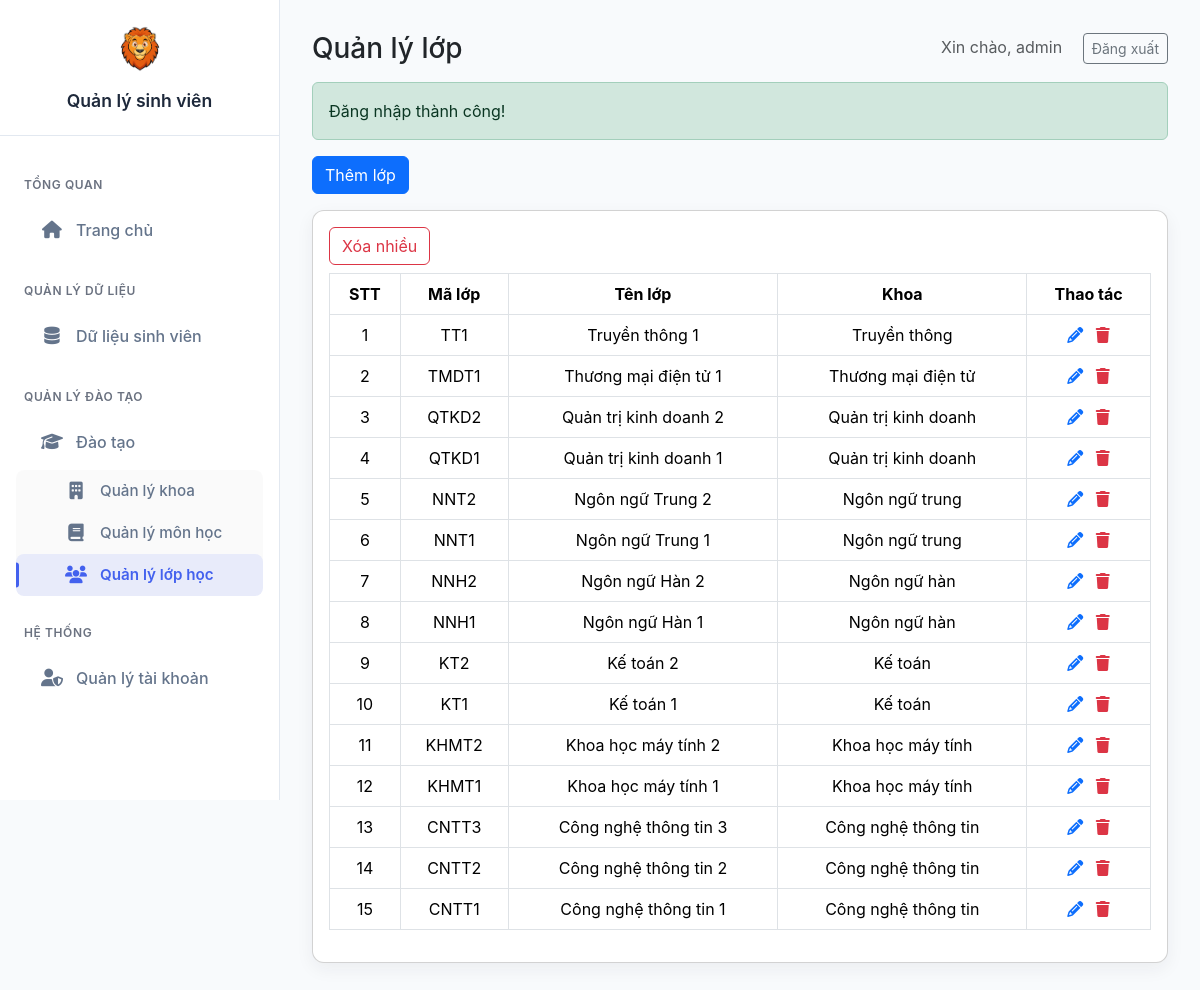
The page /views/class.php (signed in) on the database its author committed.
### tables this page shows
CREATE TABLE `classes` (
  `id` int(11) NOT NULL AUTO_INCREMENT,
  `class_code` varchar(20) NOT NULL,
  `class_name` varchar(100) NOT NULL,
  `department_id` int(11) DEFAULT NULL,
  `created_at` timestamp NOT NULL DEFAULT current_timestamp(),
  `updated_at` timestamp NOT NULL DEFAULT current_timestamp() ON UPDATE current_timestamp(),
  PRIMARY KEY (`id`),
  UNIQUE KEY `class_code` (`class_code`),
  KEY `department_id` (`department_id`),
  CONSTRAINT `classes_ibfk_1` FOREIGN KEY (`department_id`) REFERENCES `departments` (`id`) ON DELETE SET NULL ON UPDATE CASCADE
);

CREATE TABLE `departments` (
  `id` int(11) NOT NULL AUTO_INCREMENT,
  `department_code` varchar(20) NOT NULL,
  `department_name` varchar(100) NOT NULL,
  `created_at` timestamp NOT NULL DEFAULT current_timestamp(),
  `updated_at` timestamp NOT NULL DEFAULT current_timestamp() ON UPDATE current_timestamp(),
  PRIMARY KEY (`id`),
  UNIQUE KEY `department_code` (`department_code`)
);

### functions/auth.php (called while the page is built, shortened)
<?php
function getCurrentUser()
{
    if (isset($_SESSION['user_id']) && isset($_SESSION['username'])) {
        return [
            'id' => $_SESSION['user_id'],
            'username' => $_SESSION['username'],
            'role' => $_SESSION['role'] ?? null
        ];
    }
    return null;
}
?>

### functions/class_functions.php (called while the page is built, shortened)
<?php
function getAllClasses()
{
    $conn = getDbConnection();
    $sql = "SELECT c.id, c.class_code, c.class_name, c.department_id, d.department_name " .
        "FROM classes c LEFT JOIN departments d ON c.department_id = d.id ORDER BY c.id DESC";
    $result = mysqli_query($conn, $sql);
    $classes = [];
    if ($result && mysqli_num_rows($result) > 0) {
        while ($r = mysqli_fetch_assoc($result)) {
            $classes[] = $r;
        }
    }
    return $classes;
}
?>

### views/class.php (the view, shortened to what this page needs)
<?php
require_once __DIR__ . '/../functions/class_functions.php';
$classes = getAllClasses();
?>
<!doctype html>
<html lang="vi">
<head>
    <link href="https://cdn.jsdelivr.net/npm/bootstrap@5.3.3/dist/css/bootstrap.min.css" rel="stylesheet">
    <link href="https://cdnjs.cloudflare.com/ajax/libs/font-awesome/6.4.0/css/all.min.css" rel="stylesheet">
</head>
<body>
    <div class="d-flex">
        <?php include __DIR__ . '/admin_menu.php'; ?>
        <div class="flex-grow-1 dashboard-main">
            <div class="d-flex justify-content-between align-items-center mb-3">
                <h3 class="m-0">Quản lý lớp</h3>
                <div>
                    <span class="me-3 text-muted">Xin chào,
                        <?php $u = getCurrentUser();
                        echo htmlspecialchars($u['username'] ?? ''); ?></span>
                    <a class="btn btn-outline-secondary btn-sm" href="/BTL_17-09/handle/logout_process.php">Đăng
                        xuất</a>
                </div>
            </div>
            <?php if (isset($_SESSION['success'])): ?>
                <div class="alert alert-success"><?php echo $_SESSION['success'];
                unset($_SESSION['success']); ?></div>
            <?php endif; ?>
            <div class="mb-3">
                <a href="class/class_create.php" class="btn btn-primary">Thêm lớp</a>
            </div>
            <div class="card card-ghost p-3">
                <div class="d-flex justify-content-between mb-2">
                    <div>
                        <button id="toggleBulk" class="btn btn-outline-danger">Xóa nhiều</button>
                    </div>
                </div>
                <form id="bulkForm" method="POST" action="/BTL_17-09/handle/class_process.php">
                    <div class="table-responsive">
                        <table class="table table-bordered" style="text-align: center;">
                            <thead>
                                <tr>
                                    <th>STT</th>
                                    <th>Mã lớp</th>
                                    <th>Tên lớp</th>
                                    <th>Khoa</th>
                                    <th>Thao tác</th>
                                </tr>
                            </thead>
                            <tbody>
                                <?php if (count($classes) === 0): ?>
                                    <tr>
                                        <td colspan="5" class="text-center p-4">Không có dữ liệu</td>
                                    </tr>
                                <?php else:
                                    foreach ($classes as $i => $c): ?>
                                        <tr>
                                            <td><?php echo $i + 1; ?></td>
                                            <td><?php echo htmlspecialchars($c['class_code']); ?></td>
                                            <td><?php echo htmlspecialchars($c['class_name']); ?></td>
                                            <td><?php echo htmlspecialchars($c['department_name'] ?? ''); ?></td>
                                            <td>
                                                <a href="class/class_edit.php?id=<?php echo $c['id']; ?>" class="text-primary"
                                                    title="Sửa"><i class="fa fa-pencil"></i></a>
                                                <a href="../handle/class_process.php?delete=1&id=<?php echo $c['id']; ?>"
                                                    class="text-danger ms-2" onclick="return confirm('Xóa lớp này?')"
                                                    title="Xóa"><i class="fa fa-trash"></i></a>
                                            </td>
                                        </tr>
                                    <?php endforeach; endif; ?>
                            </tbody>
                        </table>
                    </div>
                </form>
            </div>
        </div>
    </div>
</body>
</html>

### views/class.php (style rules this page uses)
body { background: #f6f8fa; }
.card-ghost { border-radius: 12px; box-shadow: 0 6px 18px rgba(30, 41, 59, 0.06); }
.dashboard-main { padding: 24px; }

### views/admin_menu.php (style rules this page uses)
:root { --primary-color: #4361ee; --primary-hover: #3851d0; --secondary-color: #6b7280; --accent-color: #f59e0b; --success-color: #10b981; --background-light: #f8fafc; --background-white: #ffffff; --text-dark: #1e293b; --text-light: #64748b; --border-color: #e2e8f0; --shadow-sm: 0 1px 3px rgba(0,0,0,0.1); --shadow-md: 0 4px 6px -1px rgba(0,0,0,0.1); --transition: all 0.3s ease; }
body { background: var(--background-light); font-family: 'Inter', sans-serif; }
.dashboard-main { margin-left: 280px; padding: 2rem; transition: var(--transition); }

### rows shown on the page
classes: class_code "TT1", class_name "Truyền thông 1", department.department_name "Truyền thông"
classes: class_code "TMDT1", class_name "Thương mại điện tử 1", department.department_name "Thương mại điện tử"
classes: class_code "QTKD2", class_name "Quản trị kinh doanh 2", department.department_name "Quản trị kinh doanh"
classes: class_code "QTKD1", class_name "Quản trị kinh doanh 1", department.department_name "Quản trị kinh doanh"
classes: class_code "NNT2", class_name "Ngôn ngữ Trung 2", department.department_name "Ngôn ngữ trung"
classes: class_code "NNT1", class_name "Ngôn ngữ Trung 1", department.department_name "Ngôn ngữ trung"
classes: class_code "NNH2", class_name "Ngôn ngữ Hàn 2", department.department_name "Ngôn ngữ hàn"
classes: class_code "NNH1", class_name "Ngôn ngữ Hàn 1", department.department_name "Ngôn ngữ hàn"
classes: class_code "KT2", class_name "Kế toán 2", department.department_name "Kế toán"
classes: class_code "KT1", class_name "Kế toán 1", department.department_name "Kế toán"
classes: class_code "KHMT2", class_name "Khoa học máy tính 2", department.department_name "Khoa học máy tính"
classes: class_code "KHMT1", class_name "Khoa học máy tính 1", department.department_name "Khoa học máy tính"
classes: class_code "CNTT3", class_name "Công nghệ thông tin 3", department.department_name "Công nghệ thông tin"
classes: class_code "CNTT2", class_name "Công nghệ thông tin 2", department.department_name "Công nghệ thông tin"
classes: class_code "CNTT1", class_name "Công nghệ thông tin 1", department.department_name "Công nghệ thông tin"

### other values the page prints
$u['username'] "admin"
$_SESSION['success'] "Đăng nhập thành công!"
